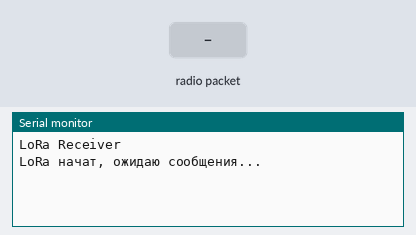
A sketch run on a simulated Arduino Uno, built with avr-gcc and run on an emulated ATmega328P. On the bench: the last lines printed to the serial monitor. Inputs (shaded band) come from the test bench. No radio packets arrive unless stated.

Above: at 1.2 s.
1.3 s: radio packet "1" arrives
At 2.2 s:
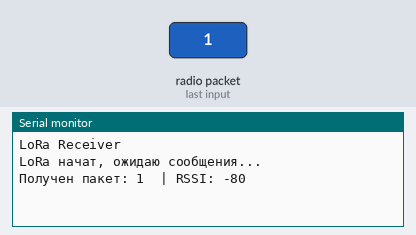
2.8 s: radio packet "0" arrives
At 3.5 s:
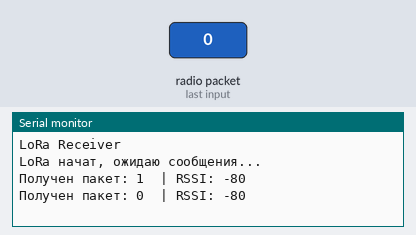
4.3 s: radio packet "2" arrives
At 5.6 s:
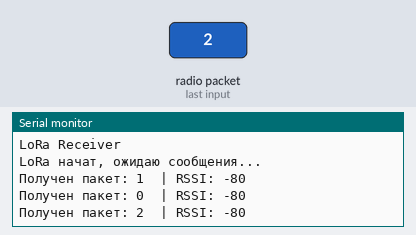

The sketch:

lora_2.ino
```cpp
// Receiver (принимает любые сообщения)
#include <SPI.h>
#include <LoRa.h>

const long frequency = 433E6; // та же частота
const int ssPin = 10;   // NSS/CS
const int resetPin = 9; // RST
const int dio0 = 2;     // DIO0 (IRQ)

void setup() {
  Serial.begin(115200);
  while (!Serial);

  Serial.println("LoRa Receiver");

  LoRa.setPins(ssPin, resetPin, dio0);
  if (!LoRa.begin(frequency)) {
    Serial.println("Ошибка запуска LoRa. Проверьте подключение и питание (3.3V).");
    while (1);
  }

  Serial.println("LoRa начат, ожидаю сообщения...");
}

void loop() {
  int packetSize = LoRa.parsePacket();
  if (packetSize) {
    // получили пакет
    String incoming = "";
    while (LoRa.available()) {
      incoming += (char)LoRa.read();
    }

    Serial.print("Получен пакет: ");
    Serial.print(incoming);
    Serial.print("  | RSSI: ");
    Serial.println(LoRa.packetRssi());
  }

  // небольшой сон, чтобы не забивать CPU
  delay(10);
}
```

Measured:
- after the input at 1.3 s, the serial monitor: prints a new line at once (image 1)
- after the input at 2.8 s, the serial monitor: prints a new line at once (image 2)
- after the input at 4.3 s, the serial monitor: prints a new line at once (image 3)
